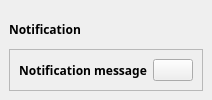
        <widget class="QCustomSlideMenu" name="popupNotificationContainer" native="true">
         <layout class="QVBoxLayout" name="verticalLayout_19">
          <property name="spacing">
           <number>6</number>
          </property>
          <property name="leftMargin">
           <number>9</number>
          </property>
          <property name="topMargin">
           <number>9</number>
          </property>
          <property name="rightMargin">
           <number>9</number>
          </property>
          <property name="bottomMargin">
           <number>9</number>
          </property>
          <item>
           <widget class="QWidget" name="popupNotificationSubContainer" native="true">
            <layout class="QVBoxLayout" name="verticalLayout_20">
             <property name="spacing">
              <number>0</number>
             </property>
             <property name="leftMargin">
              <number>0</number>
             </property>
             <property name="topMargin">
              <number>0</number>
             </property>
             <property name="rightMargin">
              <number>0</number>
             </property>
             <property name="bottomMargin">
              <number>0</number>
             </property>
             <item>
              <widget class="QLabel" name="label_14">
               <property name="font">
                <font>
                 <family>Segoe Print</family>
                 <pointsize>9</pointsize>
                 <weight>75</weight>
                 <bold>true</bold>
                </font>
               </property>
               <property name="text">
                <string>Notification</string>
               </property>
              </widget>
             </item>
             <item>
              <widget class="QFrame" name="frame_9">
               <property name="frameShape">
                <enum>QFrame::StyledPanel</enum>
               </property>
               <property name="frameShadow">
                <enum>QFrame::Raised</enum>
               </property>
               <layout class="QHBoxLayout" name="horizontalLayout_10">
                <item>
                 <widget class="QLabel" name="label_13">
                  <property name="sizePolicy">
                   <sizepolicy hsizetype="Expanding" vsizetype="Minimum">
                    <horstretch>0</horstretch>
                    <verstretch>0</verstretch>
                   </sizepolicy>
                  </property>
                  <property name="font">
                   <font>
                    <family>Segoe Print</family>
                    <weight>75</weight>
                    <bold>true</bold>
                   </font>
                  </property>
                  <property name="text">
                   <string>Notification message</string>
                  </property>
                  <property name="alignment">
                   <set>Qt::AlignCenter</set>
                  </property>
                 </widget>
                </item>
                <item alignment="Qt::AlignRight">
                 <widget class="QPushButton" name="closeNotificationBtn">
                  <property name="sizePolicy">
                   <sizepolicy hsizetype="Minimum" vsizetype="Fixed">
                    <horstretch>0</horstretch>
                    <verstretch>0</verstretch>
                   </sizepolicy>
                  </property>
                  <property name="toolTip">
                   <string>Close Notification</string>
                  </property>
                  <property name="text">
                   <string/>
                  </property>
                  <property name="icon">
                   <iconset resource="resources.qrc">
                    <normaloff>:/icons/icons/x-octagon.svg</normaloff>:/icons/icons/x-octagon.svg</iconset>
                  </property>
                  <property name="iconSize">
                   <size>
                    <width>24</width>
                    <height>24</height>
                   </size>
                  </property>
                 </widget>
                </item>
               </layout>
              </widget>
             </item>
            </layout>
           </widget>
          </item>
         </layout>
        </widget>
